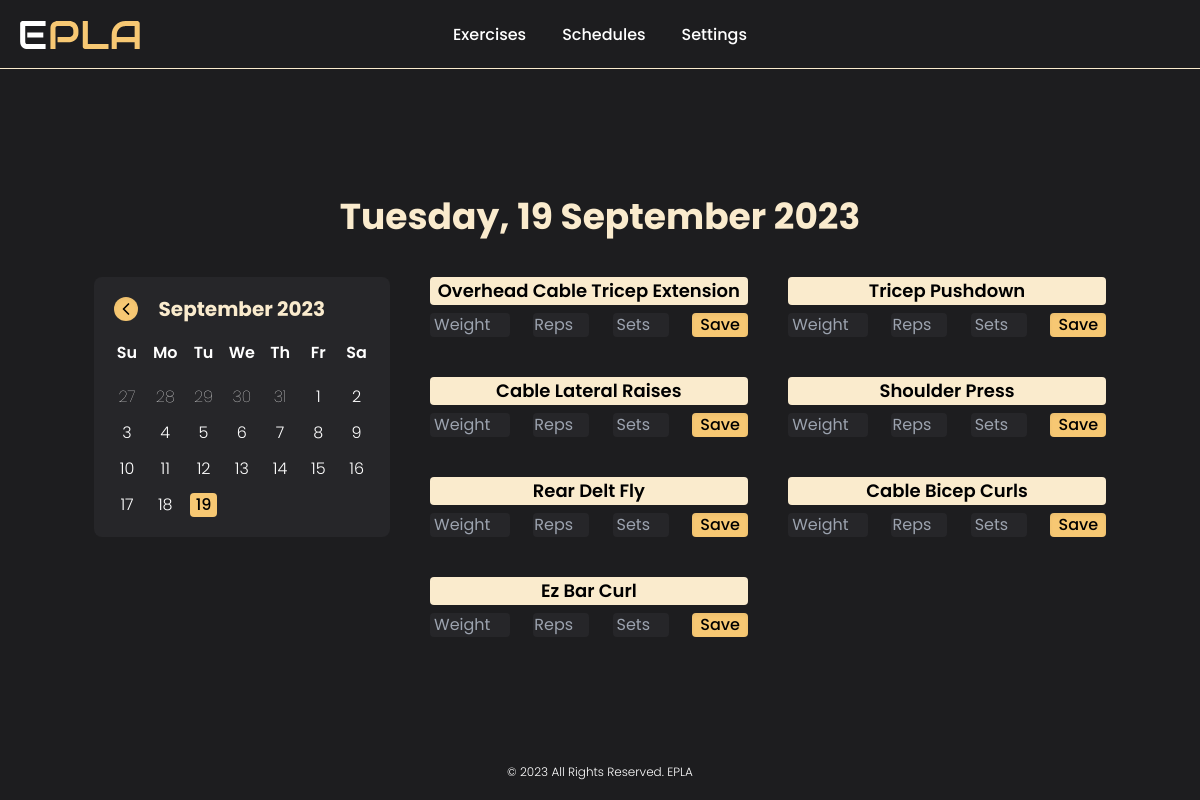
Screenshot of /track-my-workouts (signed in) with the database file from the repository.
### tables this page shows
CREATE TABLE exercises (
    id INTEGER,
    user_id INTEGER,
    exercise TEXT,
    PRIMARY KEY(id),
    FOREIGN KEY(user_id) REFERENCES users(id)
        ON UPDATE CASCADE
        ON DELETE CASCADE
);

### app.py (the view, shortened to what this page needs)
@app.route("/track-my-workouts", methods=["GET", "POST"])
@login_required
def track_my_workouts():
    day_names = ["monday", "tuesday", "wednesday", "thursday", "friday", "saturday", "sunday"]
    month_names = ["january", "february", "march", "april", "may", "june", "july", "august", "september", "october", "november", "december"]
    con, cur = database()
    cur.execute("SELECT * FROM schedules WHERE user_id = (?)", (session["user_id"],))
    schedules = cur.fetchall()
    if not schedules:
        message = "You have no workouts to track, make your schedule first!"
        cur.close()
        con.close()
        return render_template("track-my-workouts.html", message=message)
    date = request.args.get("date")
    if not date:
        date = datetime.now()
        date = f"{date.year}-{date.month}-{date.day}"
    day = datetime.strptime(date, "%Y-%m-%d").date()
    day = day_names[day.weekday()]
    cur.execute("SELECT * FROM progress WHERE user_id = (?) AND date = (?)", (session["user_id"], date))
    progress = cur.fetchall()
    cur.execute("SELECT exercise_id FROM schedules WHERE user_id = (?) AND day = (?)", (session["user_id"], day))
    exercise_id = cur.fetchall()
    exercise_id = [id[0] for id in exercise_id]
    placeholders = ', '.join(['?' for _ in exercise_id])
    sql_query = f"SELECT exercise FROM exercises WHERE user_id = (?) AND id IN ({placeholders})"
    cur.execute(sql_query, (session["user_id"], *exercise_id))
    results = cur.fetchall()
    results = [item[0] for item in results]
    exercises = {exercise: [] for exercise in results}
    for exercise in exercises:
        cur.execute("SELECT id FROM exercises WHERE user_id = (?) AND exercise = (?)", (session["user_id"], exercise))
        exercise_id = cur.fetchone()[0]
        for record in progress:
            if exercise_id == record[1]:
                exercises[exercise].extend(list(record))
    cur.close()
    con.close()
    display_date = date
    display_date = display_date.split("-")
    month = month_names[int(display_date[1]) - 1]
    display_date[1] = month.capitalize()
    display_date = display_date[::-1]
    display_date = ' '.join(display_date)
    display_date = f"{day.capitalize()}, {display_date}"
    if date == f"{datetime.now().year}-{datetime.now().month}-{datetime.now().day}" and not exercises:
        display_date = "Rest Day!"
    return render_template("track-my-workouts.html", exercises=exercises, display_date=display_date)

### app.py (called while the page is built)
@app.after_request
def after_request(response):
    response.headers["Cache-Control"] = "no-cache, no-store, must-revalidate"
    response.headers["Expires"] = 0
    response.headers["Pragma"] = "no-cache"
    return response

### helpers.py (called while the page is built)
def login_required(f):
    @wraps(f)
    def decorated_function(*args, **kwargs):
        if session.get("user_id") is None:
            return redirect("/login")
        return f(*args, **kwargs)
    return decorated_function

def database(db="database.db"):
    con = sqlite3.connect(db)
    cur = con.cursor()
    cur.execute("PRAGMA foreign_keys = 1")
    return con, cur

### templates/track-my-workouts.html (shortened to what this page needs)
{% extends "layout.html" %}
{% block main %}
    {% if message %}
        <h1 class="text-4xl font-bold text-center text-yellow-2">{{ message }}</h1>
    {% else %}
        <div class="grid gap-10 place-items-center">
            <h1 class="text-3xl font-bold text-center md:text-4xl text-yellow-2">{{ display_date }}</h1>
            <div class="grid gap-10 md:flex">
                <div class="relative flex flex-col items-center p-5 space-y-5 text-white rounded-lg w-fit h-fit bg-default-3">
                    <div class="flex items-center justify-between w-full">
                        <h1 id="current-calendar" class="absolute left-0 w-full text-xl font-bold text-center text-yellow-2"></h1>
                    </div>
                    <div class="space-y-5">
                        <ul class="grid grid-cols-7 gap-3 font-semibold text-center text-white">
                            <li>Su</li>
                            <li>Mo</li>
                            <li>Tu</li>
                            <li>We</li>
                            <li>Th</li>
                            <li>Fr</li>
                            <li>Sa</li>
                        </ul>
                        <ul id="days" class="grid grid-cols-7 gap-3 font-light text-center"></ul>
                    </div>
                </div>
                {% if exercises %}
                    <div class="grid gap-10 lg:grid-cols-2 h-fit">
                        {% for exercise in exercises %}
                            {% if exercises[exercise] %}
                                <form name="exercise-form" id="delete-exercise" action="/track-my-workouts" method="post" class="grid space-y-2 place-items-center h-fit">
                                    <h1 class="w-full px-2 text-lg font-semibold text-center text-black rounded bg-yellow-2">{{ exercise|title }}</h1>
                                    <div name="content" class="flex justify-between w-full mx-1">
                                        <input type="hidden" name="exercise" value="{{ exercise }}">
                                        <p class="font-normal text-center text-white rounded w-14 bg-default-3">{{ exercises[exercise][2] }}</p>
                                        <p class="font-normal text-center text-white rounded w-14 bg-default-3">{{ exercises[exercise][3] }}</p>
                                        <p class="font-normal text-center text-white rounded w-14 bg-default-3">{{ exercises[exercise][4] }}</p>
                                        <button type="submit" class="px-2 rounded shadow-inner bg-yellow-1">Delete</button>
                                    </div>
                                </form>
                            {% else %}
                                <form name="exercise-form" id="save-exercise" method="post" class="grid space-y-2 place-items-center h-fit">
                                    <h1 class="w-full px-2 text-lg font-semibold text-center text-black rounded bg-yellow-2">{{ exercise|title }}</h1>
                                    <div name="content" class="flex justify-between w-full mx-1">
                                        <input type="number" name="weight" required step="2.5" min="2.5" placeholder="Weight" class="w-20 font-normal text-center text-white rounded bg-default-3">
                                        <input type="number" name="reps" required min="1" placeholder="Reps" class="font-normal text-center text-white rounded w-14 bg-default-3">
                                        <input type="number" name="sets" required min="1" placeholder="Sets" class="font-normal text-center text-white rounded w-14 bg-default-3">
                                        <button type="submit" class="px-2 rounded shadow-inner bg-yellow-1">Save</button>
                                    </div>
                                </form>
                            {% endif %}
                        {% endfor %}
                    </div>
                {% endif %}
            </div>
        </div>
    {% endif %}
{% endblock %}

### static/css/styles.css (style rules this page uses)
.font-default { font-family: 'Poppins', sans-serif; }
#prev, #next { z-index: 1; }

### rows the page displays
exercises: exercise "Overhead Cable Tricep Extension"
exercises: exercise "Tricep Pushdown"
exercises: exercise "Cable Lateral Raises"
exercises: exercise "Shoulder Press"
exercises: exercise "Rear Delt Fly"
exercises: exercise "Cable Bicep Curls"
exercises: exercise "Ez Bar Curl"

### other values shown
{{ display_date }} "Tuesday, 19 September 2023"
